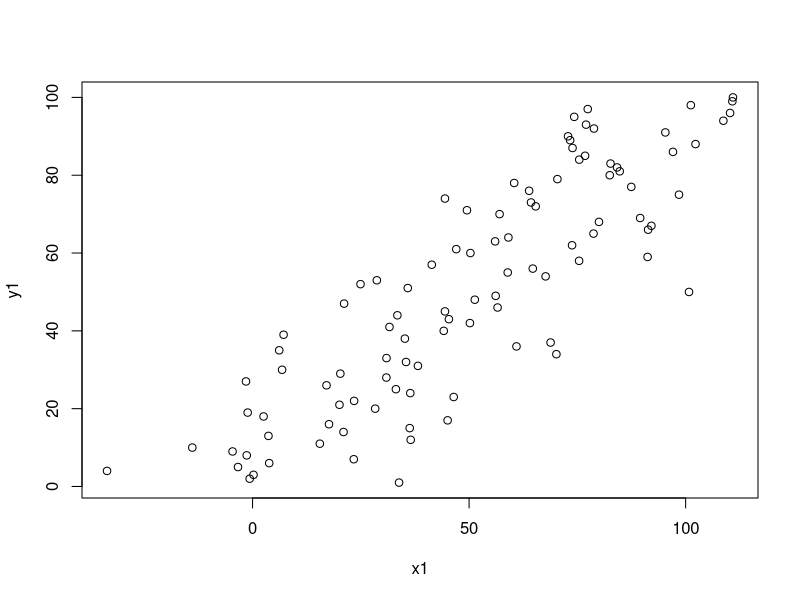
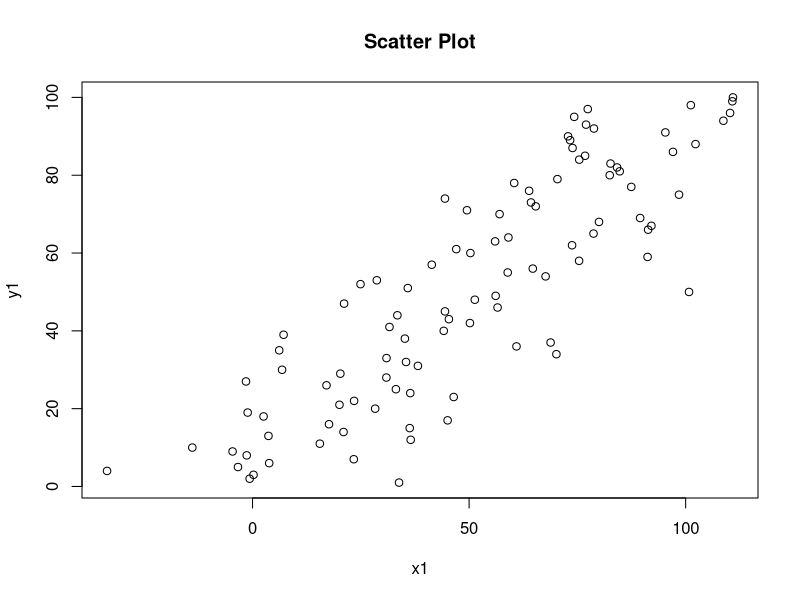
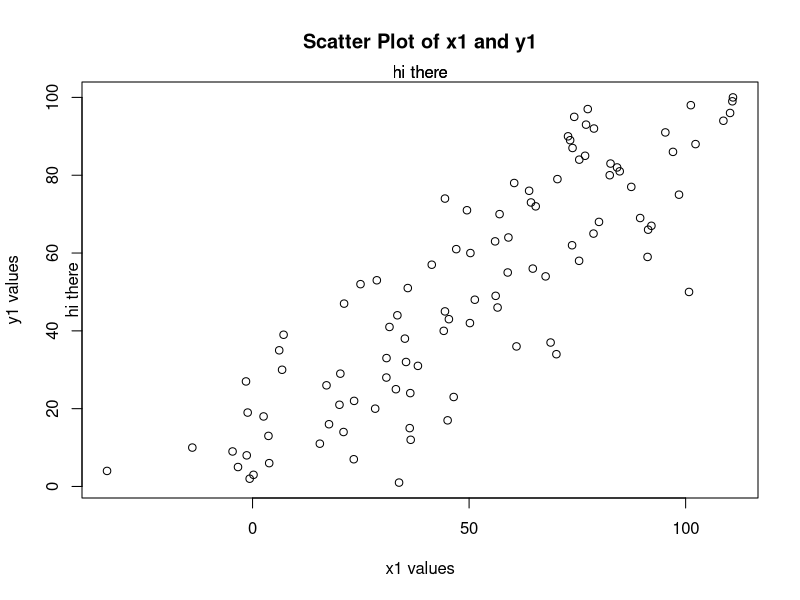
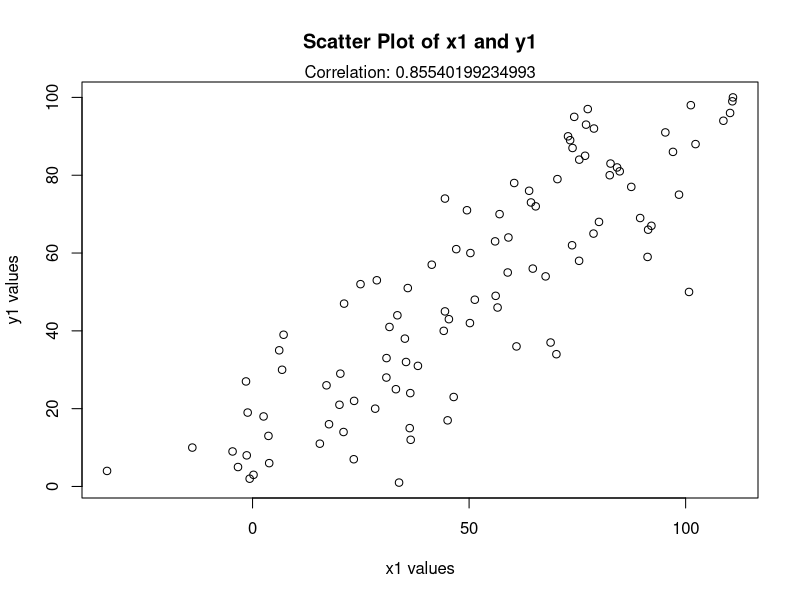
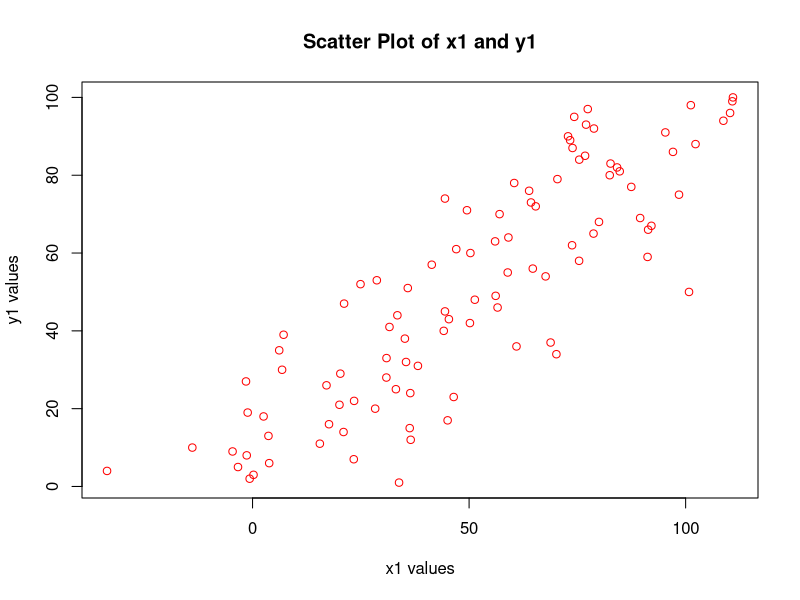
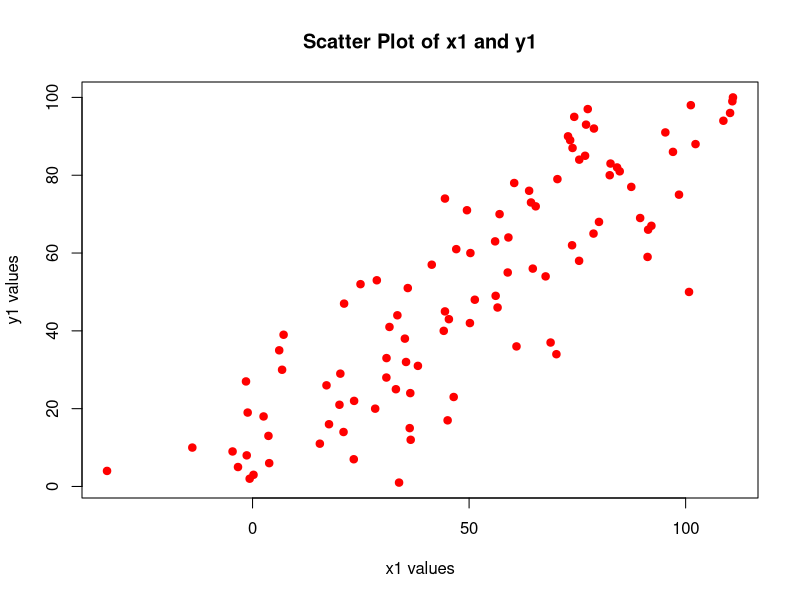
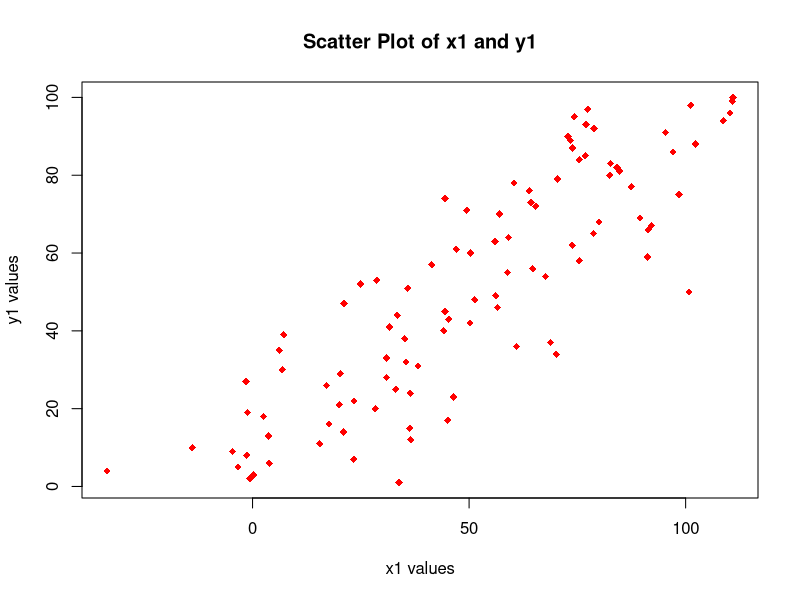
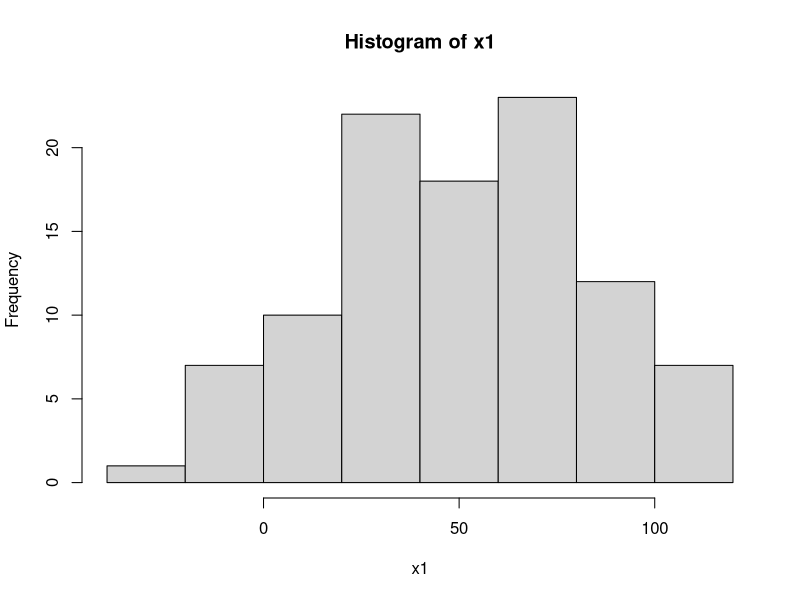

Generate these figures, in order, with R:
###########################################################################################################
###### HackBio project - Data Science with R for Life Scientists: Beginners -- Extreme Plotting in R  #####
###########################################################################################################

set.seed(1001)
x1=1:100+rnorm(100,mean=0,sd=15)
y1=1:100

# save all the plots that will be generated 
pdf("plots_HackBio.pdf")

# 1. make a scatter plot using the x1 and y1 vectors
plot(x1, y1)

# 2. use the main argument to give a title to plot()
plot(x1, y1, main = "Scatter Plot")

# 3. use the xlab and ylab argument to set a label for the x-axis and y-axis
plot(x1, y1, main = "Scatter Plot of x1 and y1", 
     xlab = "x1 values",
     ylab = "y1 values")

# 4. run mtext(side=3,text="hi there")
mtext(side=3,text="hi there")

# 5. check what mtext(side=2,text="hi there") does
mtext(side=2,text="hi there")

# 6. Use mtext() and paste() to put a margin text on the plot. You can use paste() as ‘text’ argument in mtext()
mtext(side=3,text=paste("hi there"))

# 7. use cor() on x1 and y1
cor(x1, y1)

# 8. display the correlation coefficient on the scatter plot
plot(x1, y1, main = "Scatter Plot of x1 and y1", 
     xlab = "x1 values",
     ylab = "y1 values")
mtext(side=3, text=paste("Correlation:", cor(x1,y1)))

# 9. change colors of the plot
plot(x1, y1, main = "Scatter Plot of x1 and y1", 
     xlab = "x1 values",
     ylab = "y1 values",
     col = "red")

# 10. use pch=19 command
plot(x1, y1, main = "Scatter Plot of x1 and y1", 
     xlab = "x1 values",
     ylab = "y1 values",
     col = "red",
     pch = 19)

# 11. use pch=18 command
plot(x1, y1, main = "Scatter Plot of x1 and y1", 
     xlab = "x1 values",
     ylab = "y1 values",
     col = "red",
     pch = 18)

# 12. make a histogram of x1 with hist()
hist(x1)

# 13. better the histogram with col, labels and title
hist(x1, xlab = "x1 values", ylab = "frequency", main = "Histogram of x1", col = "green")

# 14. make a boxplot of y1
boxplot(y1)

# 15. make a boxplot of x1 and y1
boxplot(x1, y1)

# 16. use horizontal = TRUE in the boxplot function
boxplot(x1, y1, horizontal = TRUE)

# 17. divide the screen to fit multiple figures par(mfrow=c(2,1))
par(mfrow=c(2,1))
boxplot(y1, ylab = "y1 values", main = "Boxplot of y1", col = "red")
hist(x1, xlab = "x1 values", ylab = "frequency", main = "Histogram of x1", col = "blue")

# 18. divide the screen to fit multiple figures with par(mfrow=c(1,2))
par(mfrow=c(1,2))
boxplot(y1, ylab = "y1 values", main = "Boxplot of y1", col = "red")
hist(x1, xlab = "x1 values", main = "Histogram of x1", col = "blue")

dev.off()
